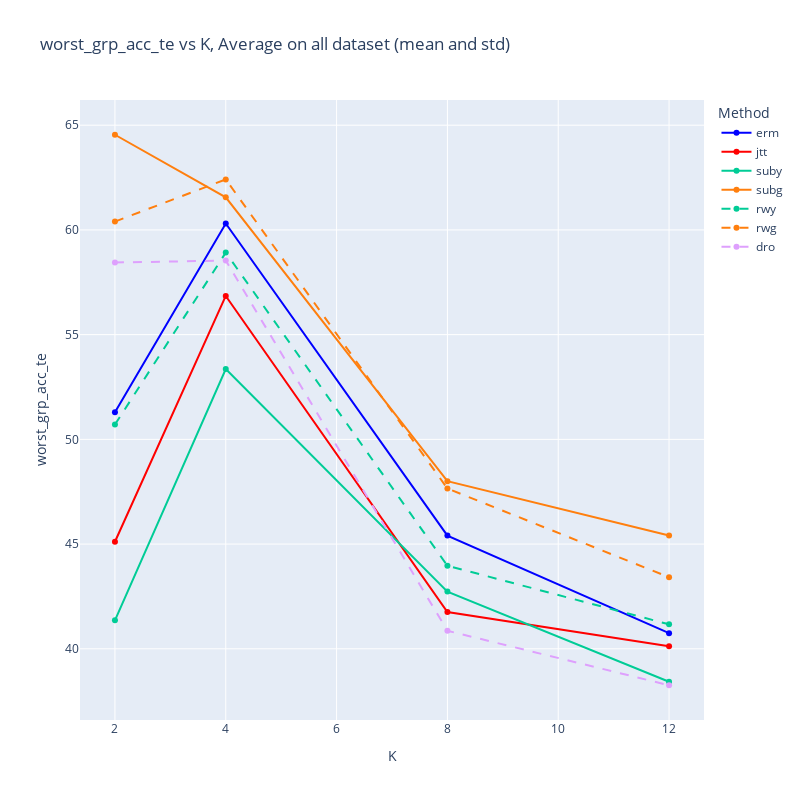

The notebook cell saved with this chart:
### Markdown cell above
## b. worst_acc_te

### Code cell
x_axis = 'K'
y_axis = 'worst_grp_acc_te' #'mean_grp_acc_te'
plot_graph_all(df_fix_mu, x_axis, y_axis,error_bars=False, normalize=NORMALIZE)

### Figure 1 — Plotly figure (JSON) as saved in the notebook; plotly's stock layout.template omitted (floating-point values rounded to 4 significant figures)
{"data": [{"line": {"color": "blue", "dash": "solid"}, "mode": "lines+markers", "name": "erm", "type": "scatter", "x": [2, 4, 8, 12], "y": [51.3, 60.3, 45.41, 40.75]}, {"line": {"color": "red", "dash": "solid"}, "mode": "lines+markers", "name": "jtt", "type": "scatter", "x": [2, 4, 8, 12], "y": [45.11, 56.85, 41.76, 40.12]}, {"line": {"color": "#00CC96", "dash": "solid"}, "mode": "lines+markers", "name": "suby", "type": "scatter", "x": [2, 4, 8, 12], "y": [41.36, 53.36, 42.73, 38.43]}, {"line": {"color": "#ff7f0e", "dash": "solid"}, "mode": "lines+markers", "name": "subg", "type": "scatter", "x": [2, 4, 8, 12], "y": [64.54, 61.56, 48.0, 45.41]}, {"line": {"color": "#00CC96", "dash": "dash"}, "mode": "lines+markers", "name": "rwy", "type": "scatter", "x": [2, 4, 8, 12], "y": [50.71, 58.92, 43.97, 41.17]}, {"line": {"color": "#ff7f0e", "dash": "dash"}, "mode": "lines+markers", "name": "rwg", "type": "scatter", "x": [2, 4, 8, 12], "y": [60.4, 62.41, 47.65, 43.42]}, {"line": {"color": "#DEA0FD", "dash": "dash"}, "mode": "lines+markers", "name": "dro", "type": "scatter", "x": [2, 4, 8, 12], "y": [58.44, 58.54, 40.86, 38.26]}], "layout": {"height": 800, "legend": {"title": {"text": "Method"}}, "title": {"text": "worst_grp_acc_te vs K, Average on all dataset (mean and std)"}, "width": 800, "xaxis": {"title": {"text": "K"}}, "yaxis": {"title": {"text": "worst_grp_acc_te"}}}}
